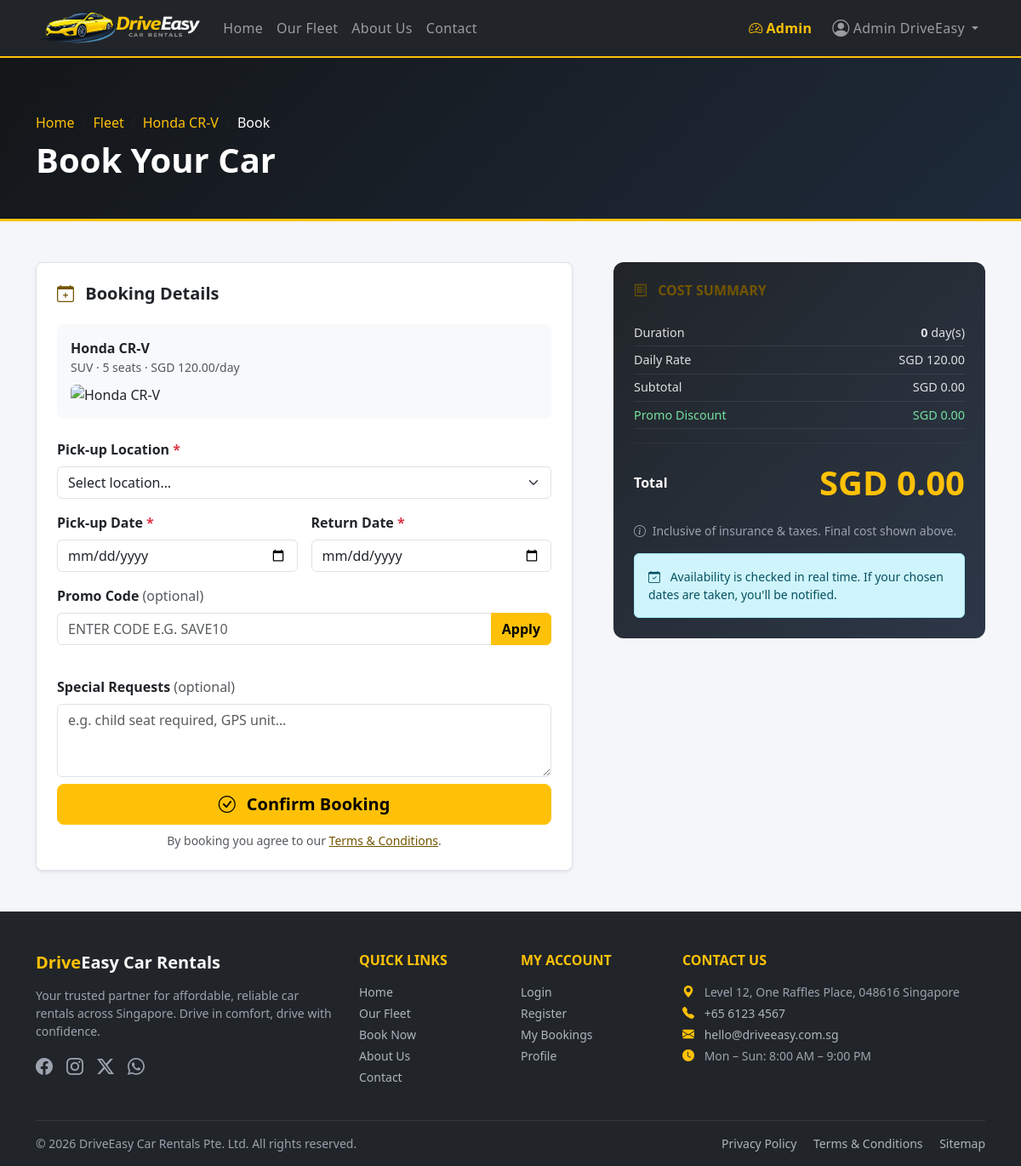
Page /booking.php?car_id=2 (signed in) on the committed database.
### tables this page shows
CREATE TABLE IF NOT EXISTS cars (
    id            INT AUTO_INCREMENT PRIMARY KEY,
    brand         VARCHAR(50)   NOT NULL,
    model         VARCHAR(50)   NOT NULL,
    year          YEAR          NOT NULL,
    type          ENUM('sedan','SUV','MPV','sports') NOT NULL,
    daily_rate    DECIMAL(10,2) NOT NULL,
    status        ENUM('available','unavailable') NOT NULL DEFAULT 'available',
    image_path    VARCHAR(255)  DEFAULT 'assets/images/placeholder.jpg',
    description   TEXT,
    seats         TINYINT       NOT NULL DEFAULT 5,
    transmission  ENUM('automatic','manual') NOT NULL DEFAULT 'automatic',
    fuel_type     VARCHAR(30)   NOT NULL DEFAULT 'Petrol',
    mileage       VARCHAR(30)   DEFAULT 'Unlimited',
    created_at    TIMESTAMP DEFAULT CURRENT_TIMESTAMP
);

### booking.php (the view, shortened to what this page needs)
<?php
require_once __DIR__ . '/includes/db.php';
$carId = filter_input(INPUT_GET, 'car_id', FILTER_VALIDATE_INT)
      ?: filter_input(INPUT_POST, 'car_id', FILTER_VALIDATE_INT);
$stmt = $pdo->prepare("SELECT * FROM cars WHERE id = :id AND status = 'available' LIMIT 1");
$stmt->execute([':id' => $carId]);
$car = $stmt->fetch();
$prefillStart = filter_input(INPUT_GET, 'start_date', FILTER_SANITIZE_SPECIAL_CHARS) ?? '';
$prefillEnd   = filter_input(INPUT_GET, 'end_date',   FILTER_SANITIZE_SPECIAL_CHARS) ?? '';
?>
<!DOCTYPE html>
<html lang="en">
<head>
    <link rel="stylesheet" href="https://cdn.jsdelivr.net/npm/bootstrap@5.3.2/dist/css/bootstrap.min.css">
    <link rel="stylesheet" href="https://cdn.jsdelivr.net/npm/bootstrap-icons@1.11.3/font/bootstrap-icons.min.css">
    <link rel="stylesheet" href="/assets/css/style.css">
</head>
<body>
<?php include __DIR__ . '/includes/navbar.php'; ?>
<main>
<div class="page-hero">
    <div class="container">
        <nav aria-label="Breadcrumb">
            <ol class="breadcrumb mb-2">
                <li class="breadcrumb-item"><a href="/index.php" class="text-warning">Home</a></li>
                <li class="breadcrumb-item"><a href="/fleet.php" class="text-warning">Fleet</a></li>
                <li class="breadcrumb-item">
                    <a href="/car-details.php?id=<?= (int)$carId ?>" class="text-warning" aria-label="View Car Details: <?= htmlspecialchars($car['brand'] . ' ' . $car['model']) ?>">
                        <?= htmlspecialchars($car['brand'] . ' ' . $car['model']) ?>
                    </a>
                </li>
                <li class="breadcrumb-item active text-white">Book</li>
            </ol>
        </nav>
        <h1 class="fw-bold text-white mb-0">Book Your Car</h1>
    </div>
</div>
<div class="container py-5">
    <div class="row g-5">
        <div class="col-12 col-lg-7">
            <div class="bg-white rounded-3 shadow-sm p-4 border">
                <h2 class="h5 fw-bold mb-4">
                    <i class="bi bi-calendar-plus text-warning me-2" aria-hidden="true"></i>
                    Booking Details
                </h2>
                <div class="bg-light rounded-3 p-3 mb-4">
                    <div class="mb-2">
                        <div class="fw-bold fs-6"><?= htmlspecialchars($car['brand'] . ' ' . $car['model']) ?></div>
                        <div class="text-muted small">
                            <?= htmlspecialchars(ucfirst($car['type'])) ?> ·
                            <?= (int)$car['seats'] ?> seats ·
                            SGD <?= number_format((float)$car['daily_rate'], 2) ?>/day
                        </div>
                    </div>
                    <img src="<?= htmlspecialchars($car['image_path']) ?>"
                         alt="<?= htmlspecialchars($car['brand'] . ' ' . $car['model']) ?>"
                         class="w-100 rounded"
                         style="max-height:300px; object-fit:cover;"
                         loading="lazy"
                         onerror="this.src='/assets/images/placeholder.jpg'">
                </div>
                <form action="/booking.php?car_id=<?= (int)$carId ?>" method="POST"
                      class="needs-validation" novalidate
                      id="bookingForm" data-daily-rate="<?= htmlspecialchars($car['daily_rate']) ?>">
                    <div class="row g-3">
                        <div class="col-12">
                            <label for="pickup_location" class="form-label fw-semibold">
                                Pick-up Location <span class="text-danger" aria-hidden="true">*</span>
                            </label>
                            <select class="form-select" name="pickup_location"
                                    id="pickup_location" required>
                                <option value="" disabled selected>Select location…</option>
                            </select>
                        </div>
                        <div class="col-sm-6">
                            <label for="start_date" class="form-label fw-semibold">
                                Pick-up Date <span class="text-danger" aria-hidden="true">*</span>
                            </label>
                            <input type="date" class="form-control"
                                   name="start_date" id="start_date"
                                   value="<?= htmlspecialchars($prefillStart ?: ($startDate ?? '')) ?>"
                                   required>
                        </div>
                        <div class="col-sm-6">
                            <label for="end_date" class="form-label fw-semibold">
                                Return Date <span class="text-danger" aria-hidden="true">*</span>
                            </label>
                            <input type="date" class="form-control"
                                   name="end_date" id="end_date"
                                   value="<?= htmlspecialchars($prefillEnd ?: ($endDate ?? '')) ?>"
                                   required>
                        </div>
                        <div class="col-12">
                            <label for="promo_code" class="form-label fw-semibold">
                                Promo Code <span class="text-muted fw-normal">(optional)</span>
                            </label>
                            <div class="input-group">
                                <input type="text" class="form-control text-uppercase"
                                       id="promo_code" name="promo_code_display"
                                       placeholder="Enter code e.g. SAVE10"
                                       maxlength="30"
                                       autocomplete="off">
                                <button class="btn btn-warning fw-semibold"
                                        type="button" id="applyPromoBtn">
                                    Apply
                                </button>
                            </div>
                            <div id="promoResult" class="mt-1" aria-live="polite"></div>
                        </div>
                        <div class="col-12">
                            <label for="notes" class="form-label fw-semibold">
                                Special Requests <span class="text-muted fw-normal">(optional)</span>
                            </label>
                            <textarea class="form-control" id="notes" name="notes"
                                      rows="3" maxlength="500"
                                      placeholder="e.g. child seat required, GPS unit…"><?= htmlspecialchars($notes ?? '') ?></textarea>
                        </div>
                        <div class="col-12 mt-2">
                            <button type="submit" class="btn btn-warning w-100 fw-bold py-2 btn-lg">
                                <i class="bi bi-check-circle me-2" aria-hidden="true"></i>
                                Confirm Booking
                            </button>
                            <p class="text-muted small text-center mt-2 mb-0">
                                By booking you agree to our
                                <a href="#" class="text-decoration-underline" style="color:#735500;" aria-label="Read Terms and Conditions">Terms &amp; Conditions</a>.
                            </p>
                        </div>
                    </div>
                </form>
            </div>
        </div>
        <div class="col-12 col-lg-5">
            <div class="cost-box sticky-top" style="top:80px;" role="region" aria-label="Cost summary">
                <h2 class="h6 fw-bold text-warning mb-4 text-uppercase letter-spacing-1">
                    <i class="bi bi-receipt me-2" aria-hidden="true"></i>
                    Cost Summary
                </h2>
                <div class="cost-box__row">
                    <span>Duration</span>
                    <span><strong id="calcDays">0</strong> day(s)</span>
                </div>
                <div class="cost-box__row">
                    <span>Daily Rate</span>
                    <span id="calcRate">SGD <?= number_format((float)$car['daily_rate'], 2) ?></span>
                </div>
                <div class="cost-box__row">
                    <span>Subtotal</span>
                    <span id="calcSubtotal">SGD 0.00</span>
                </div>
                <div class="cost-box__row text-success">
                    <span>Promo Discount</span>
                    <span id="calcDiscount">SGD 0.00</span>
                </div>
                <hr style="border-color:rgba(255,255,255,0.15);">
                <div class="d-flex justify-content-between align-items-center">
                    <span class="text-white fw-bold">Total</span>
                    <div class="cost-box__total" aria-live="polite" id="calcTotal">
                    </div>
                </div>
                <p class="text-secondary small mt-3 mb-0">
                    <i class="bi bi-info-circle me-1" aria-hidden="true"></i>
                    Inclusive of insurance & taxes. Final cost shown above.
                </p>
                <div class="alert alert-info mt-3 small mb-0" role="note">
                    <i class="bi bi-calendar-check me-2" aria-hidden="true"></i>
                    Availability is checked in real time. If your chosen dates are taken, you'll be notified.
                </div>
            </div>
        </div>
    </div>
</div>
</main>
<?php include __DIR__ . '/includes/footer.php'; ?>
</body>
</html>

### assets/css/style.css (style rules this page uses)
:root { --brand-gold: #FFC107; --brand-gold-text: #735500; --brand-dark: #212529; --brand-darker: #141618; --brand-light: #F8F9FA; --card-radius: 0.75rem; --transition: 0.25s ease; }
.text-warning { color: var(--brand-gold-text) !important; }
.text-muted, .text-secondary { color: #54595e !important; }
.bg-dark .text-muted, .bg-dark .text-secondary, .page-hero .text-muted, .page-hero .text-secondary, .hero-section .text-muted, .hero-section .text-secondary, .cost-box .text-muted, .cost-box .text-secondary, .admin-sidebar .text-muted, .admin-sidebar .text-secondary { color: #9ca3af !important; }
.text-success { color: #12633a !important; }
.bg-dark .text-success, .cost-box .text-success { color: #75e1a0 !important; }
.bg-dark .text-warning, .page-hero .text-warning, .hero-section .text-warning, .navbar-dark .text-warning, .admin-sidebar .text-warning { color: var(--brand-gold) !important; }
body { font-family: 'Segoe UI', system-ui, -apple-system, sans-serif; display: flex; flex-direction: column; min-height: 100vh; background-color: #f4f6f9; color: var(--brand-dark); }
main { flex: 1; }
a { text-decoration: none; transition: color var(--transition); }
img { max-width: 100%; height: auto; }
.cost-box { background: linear-gradient(135deg, var(--brand-dark), #2d3748); color: #fff; border-radius: var(--card-radius); padding: 1.5rem; }
.cost-box__total { font-size: 2.5rem; font-weight: 800; color: var(--brand-gold); }
.cost-box__row { display: flex; justify-content: space-between; font-size: 0.9rem; color: rgba(255, 255, 255, 0.85); padding: 0.3rem 0; border-bottom: 1px solid rgba(255, 255, 255, 0.08); }
.page-hero { background: linear-gradient(135deg, var(--brand-darker), #1e2a3a); color: #fff; padding: 4rem 0 3rem; position: relative; overflow: hidden; }
.page-hero::after { content: ''; position: absolute; bottom: 0; left: 0; right: 0; height: 3px; background: var(--brand-gold); }
#promoResult { font-size: 0.85rem; min-height: 1.3em; transition: all 0.2s; }

### rows in the picture
cars: brand+model "Honda CR-V", type "SUV", seats "5", daily_rate "120.00"

### other values in the picture
currentUserName() "Admin DriveEasy"
